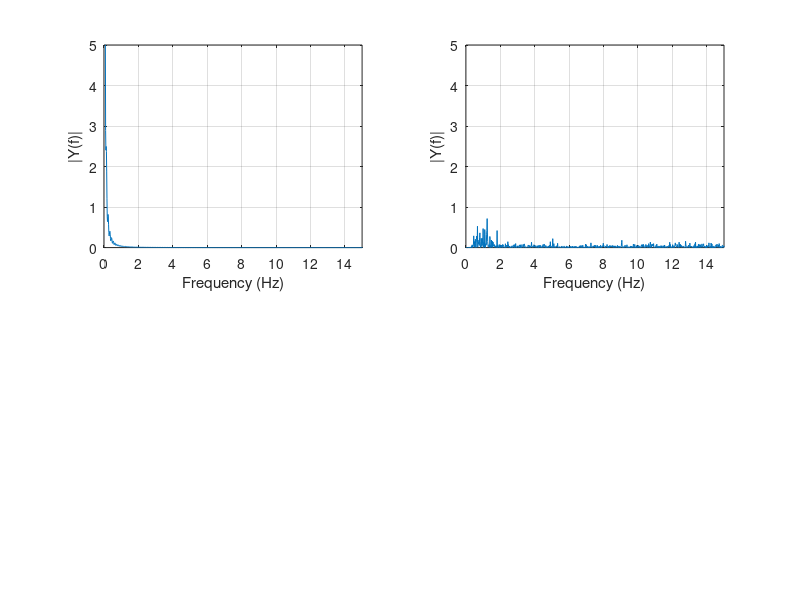

Recreate this plot in MATLAB.
% FFT of One Channel
% M = h5read('11hz_SESSION32016.09.06_15.26.39.hdf5','/RawData/Samples');
M=load('SSVEP_bandpower_rawdata.mat');

Fs = 256;               % Sampling frequency
                      %Number of samples, L = 9186
figure (1);
for i=1:2
% y = M(i,1500:end);
y = M.y(i,2560:end);
%y = M(i,6494:7813);
% y = M(i,9756:10400);

% y2 = M(i,30208:32000);
% y3 = M(i,41728:43520);
% y4 = M(i,53504:55296);
% y5 = M(i,65280:67072);
% y = [y1,y2,y3,y4,y5];
% y = M(i,18432:19968);
L = length(y);  
NFFT = 2^nextpow2(L);   % Number of points on the fft, Nfft= 16384
Y1 = fft(y,NFFT)/L;    % cal fft and Discard Half of Points
frequency = Fs/2*linspace(0,1,NFFT/2+1); % linspace(0,1,3);x as a vector of 3 linearly spaced values between 0 and 1
amplitude = 2*abs(Y1(1:NFFT/2+1));
power = (abs(Y1(1:NFFT/2+1)).^2);

% Plot single-sided amplitude spectrum.
%  figure(1);
%  subplot(3,2,i)
%  plot(frequency,amplitude); 
%  axis ([0 12 0 3]);
% %title('Single-Sided Amplitude Spectrum of y(t)')
% title('14 Hz')
% 
% xlabel('Frequency (Hz)')
% ylabel('Magnitude')

%hold on;
% figure(1);
subplot(2,2,i)
plot(frequency,power); 
axis ([0 15 0 5]);
%title('Single-Sided Amplitude Spectrum of y(t)')
%title('14 Hz')

xlabel('Frequency (Hz)')
ylabel('|Y(f)|')
grid on
end
% 
% figure (2);
% for i=1:8
% 
% % y1 = M(i,15872:17664);
% y = M(i,27648:29440);
% % y3 = M(i,39424:41216);
% % y4 = M(i,51200:52992);
% % y5 = M(i,62976:64768);
% % y = [y1,y2,y3,y4,y5];
% % y = M(i,18432:19968);
% L = length(y);  
% NFFT = 2^nextpow2(L);   % Number of points on the fft, Nfft= 16384
% Y1 = fft(y,NFFT)/L;    % cal fft and Discard Half of Points
% frequency = Fs/2*linspace(0,1,NFFT/2+1); % linspace(0,1,3);x as a vector of 3 linearly spaced values between 0 and 1
% amplitude = 2*abs(Y1(1:NFFT/2+1));
% power = (abs(Y1(1:NFFT/2+1)).^2);
% 
% % Plot single-sided amplitude spectrum.
% %  figure(1);
% %  subplot(3,2,i)
% %  plot(frequency,amplitude); 
% %  axis ([0 12 0 3]);
% % %title('Single-Sided Amplitude Spectrum of y(t)')
% % title('14 Hz')
% % 
% % xlabel('Frequency (Hz)')
% % ylabel('Magnitude')
% 
% %hold on;
% % figure(1);
% subplot(4,2,i)
% plot(frequency,power); 
% axis ([0 15 0 5]);
% %title('Single-Sided Amplitude Spectrum of y(t)')
% %title('14 Hz')
% 
% xlabel('Frequency (Hz)')
% ylabel('|Y(f)|')
% grid on
% end
% 
% figure (3);
% for i=1:8
% 
% % y1 = M(i,15872:17664);
% % y2 = M(i,27648:29440);
% y = M(i,39424:41216);
% % y4 = M(i,51200:52992);
% % y5 = M(i,62976:64768);
% % y = [y1,y2,y3,y4,y5];
% % y = M(i,18432:19968);
% L = length(y);  
% NFFT = 2^nextpow2(L);   % Number of points on the fft, Nfft= 16384
% Y1 = fft(y,NFFT)/L;    % cal fft and Discard Half of Points
% frequency = Fs/2*linspace(0,1,NFFT/2+1); % linspace(0,1,3);x as a vector of 3 linearly spaced values between 0 and 1
% amplitude = 2*abs(Y1(1:NFFT/2+1));
% power = (abs(Y1(1:NFFT/2+1)).^2);
% 
% % Plot single-sided amplitude spectrum.
% %  figure(1);
% %  subplot(3,2,i)
% %  plot(frequency,amplitude); 
% %  axis ([0 12 0 3]);
% % %title('Single-Sided Amplitude Spectrum of y(t)')
% % title('14 Hz')
% % 
% % xlabel('Frequency (Hz)')
% % ylabel('Magnitude')
% 
% %hold on;
% % figure(1);
% subplot(4,2,i)
% plot(frequency,power); 
% axis ([0 15 0 5]);
% %title('Single-Sided Amplitude Spectrum of y(t)')
% %title('14 Hz')
% 
% xlabel('Frequency (Hz)')
% ylabel('|Y(f)|')
% grid on
% end
% 
% figure (4);
% for i=1:8
% 
% % y1 = M(i,15872:17664);
% % y2 = M(i,27648:29440);
% % y3 = M(i,39424:41216);
% y = M(i,51200:52992);
% % y5 = M(i,62976:64768);
% % y = [y1,y2,y3,y4,y5];
% % y = M(i,18432:19968);
% L = length(y);  
% NFFT = 2^nextpow2(L);   % Number of points on the fft, Nfft= 16384
% Y1 = fft(y,NFFT)/L;    % cal fft and Discard Half of Points
% frequency = Fs/2*linspace(0,1,NFFT/2+1); % linspace(0,1,3);x as a vector of 3 linearly spaced values between 0 and 1
% amplitude = 2*abs(Y1(1:NFFT/2+1));
% power = (abs(Y1(1:NFFT/2+1)).^2);
% 
% % Plot single-sided amplitude spectrum.
% %  figure(1);
% %  subplot(3,2,i)
% %  plot(frequency,amplitude); 
% %  axis ([0 12 0 3]);
% % %title('Single-Sided Amplitude Spectrum of y(t)')
% % title('14 Hz')
% % 
% % xlabel('Frequency (Hz)')
% % ylabel('Magnitude')
% 
% %hold on;
% % figure(1);
% subplot(4,2,i)
% plot(frequency,power); 
% axis ([0 15 0 5]);
% %title('Single-Sided Amplitude Spectrum of y(t)')
% %title('14 Hz')
% 
% xlabel('Frequency (Hz)')
% ylabel('|Y(f)|')
% grid on
% end
% 
% figure (5);
% for i=1:8
% 
% % y1 = M(i,15872:17664);
% % y2 = M(i,27648:29440);
% % y3 = M(i,39424:41216);
% % y4 = M(i,51200:52992);
% y = M(i,62976:64768);
% % y = [y1,y2,y3,y4,y5];
% % y = M(i,18432:19968);
% L = length(y);  
% NFFT = 2^nextpow2(L);   % Number of points on the fft, Nfft= 16384
% Y1 = fft(y,NFFT)/L;    % cal fft and Discard Half of Points
% frequency = Fs/2*linspace(0,1,NFFT/2+1); % linspace(0,1,3);x as a vector of 3 linearly spaced values between 0 and 1
% amplitude = 2*abs(Y1(1:NFFT/2+1));
% power = (abs(Y1(1:NFFT/2+1)).^2);
% 
% % Plot single-sided amplitude spectrum.
% %  figure(1);
% %  subplot(3,2,i)
% %  plot(frequency,amplitude); 
% %  axis ([0 12 0 3]);
% % %title('Single-Sided Amplitude Spectrum of y(t)')
% % title('14 Hz')
% % 
% % xlabel('Frequency (Hz)')
% % ylabel('Magnitude')
% 
% %hold on;
% % figure(1);
% subplot(4,2,i)
% plot(frequency,power); 
% axis ([0 15 0 5]);
% %title('Single-Sided Amplitude Spectrum of y(t)')
% %title('14 Hz')
% 
% xlabel('Frequency (Hz)')
% ylabel('|Y(f)|')
% grid on
% end
% 
% figure (6);
% for i=1:8
% 
% y1 = M(i,15872:17664);
% y2 = M(i,27648:29440);
% y3 = M(i,39424:41216);
% y4 = M(i,51200:52992);
% y5 = M(i,62976:64768);
% y = [y1,y2,y3,y4,y5];
% % y = M(i,18432:19968);
% L = length(y);  
% NFFT = 2^nextpow2(L);   % Number of points on the fft, Nfft= 16384
% Y1 = fft(y,NFFT)/L;    % cal fft and Discard Half of Points
% frequency = Fs/2*linspace(0,1,NFFT/2+1); % linspace(0,1,3);x as a vector of 3 linearly spaced values between 0 and 1
% amplitude = 2*abs(Y1(1:NFFT/2+1));
% power = (abs(Y1(1:NFFT/2+1)).^2);
% 
% % Plot single-sided amplitude spectrum.
% %  figure(1);
% %  subplot(3,2,i)
% %  plot(frequency,amplitude); 
% %  axis ([0 12 0 3]);
% % %title('Single-Sided Amplitude Spectrum of y(t)')
% % title('14 Hz')
% % 
% % xlabel('Frequency (Hz)')
% % ylabel('Magnitude')
% 
% %hold on;
% % figure(1);
% subplot(4,2,i)
% plot(frequency,power); 
% axis ([0 15 0 5]);
% %title('Single-Sided Amplitude Spectrum of y(t)')
% %title('14 Hz')
% 
% xlabel('Frequency (Hz)')
% ylabel('|Y(f)|')
% grid on
% end























% %%%%%%%%%%%%%%%%%%%%%%%%%%%%%%%%%%%%%%%%%%%%%%
% Nsamps = length(y);
% Do Fourier Transform
% Y1= abs(fft(y));            %Retain Magnitude
% Y1 = Y1(1:L/2);               %Discard Half of Points
% f = Fs*(0:L/2-1)/L;           %Prepare freq data for plot
% %%%%%%%%%%%%%%%%%%%%%%%%%%%%%%%%%%%%%%%%%